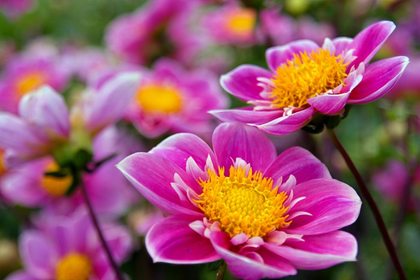
%> input picture DIVP/Images/All_Formats/24-bit-bmp.bmp, 420 x 280 px, shrunk from 700 x 467 before the run, given in place of einstein.jpg, which was not available
$ octave low_pass_fft.m   (GNU Octave 9; MATLAB toolbox functions it lacks are replaced by stand-ins)
%> lines starting %> are read from the running program, lines starting %| are printed output that depends on the picture; in (x1, y1, x2, y2) boxes, pixels count from 0 and x2, y2 are one past the last pixel; in counts of white or black regions, pixels touching at a corner belong together; the program's own positions count from 1; pictures that were not available may be replaced by others from this repository, and a replacement may not be noted
%code for low pass filter
clc;
clear all;
close all;

a=imread('einstein.jpg');
%> a is the input picture: size 280x420x3 uint8; mean R, G, B 150.8, 86.9, 108.6

c=size(a);
%> c = [280 420 3]
N=c(1);
%> N = 280
vv=fft2(a);
vc=fftshift(vv);

D0=input('Enter cutoff frequency');
%> the answer given: 3
for u=1:1:c(1)		%Generate mask
    for v=1:1:c(2)
        D=((u-(N/2))^2+(v-(N/2))^2)^0.5;
        if D<D0;
            H(u,v)=1;
        else
            H(u,v)=0;
        end;
    end;
end;
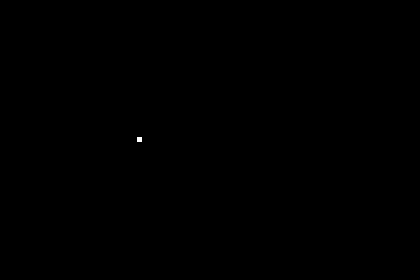
%> H: size 280x420 double; values 0 (black) and 1 (white), 0.02% white; 1 white region, box (x1, y1, x2, y2) and area: (137, 137, 142, 142) 25

x=vc.*H;			% Multiplication with mask
X=abs(ifft2(x));
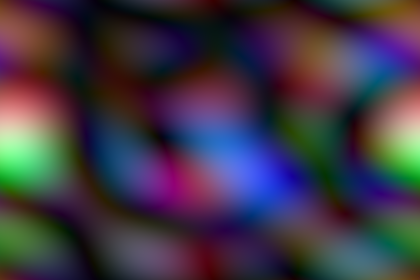
%> X: size 280x420x3 double; mean R, G, B 0.297, 0.258, 0.325; drawn with min black and max white

figure(1),imshow(uint8(a));
figure(2),mesh(H);
%> after `mesh(H)`:
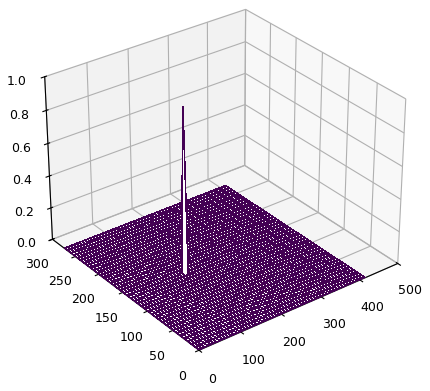
%> figure redrawn from the program's plot data
figure(3),imshow(uint8(X));
%> after `imshow(uint8(X))`:
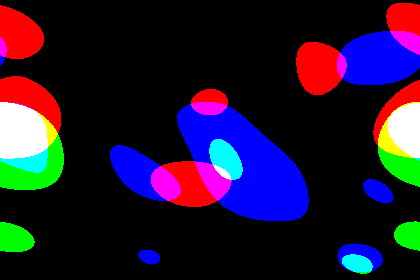
%> displayed picture: size 280x420x3, on the screen's scale of 0 to 255; mean R, G, B 0.134, 0.0874, 0.188; drawn with 1 as white
figure(4),imagesc(H),colormap(gray);
